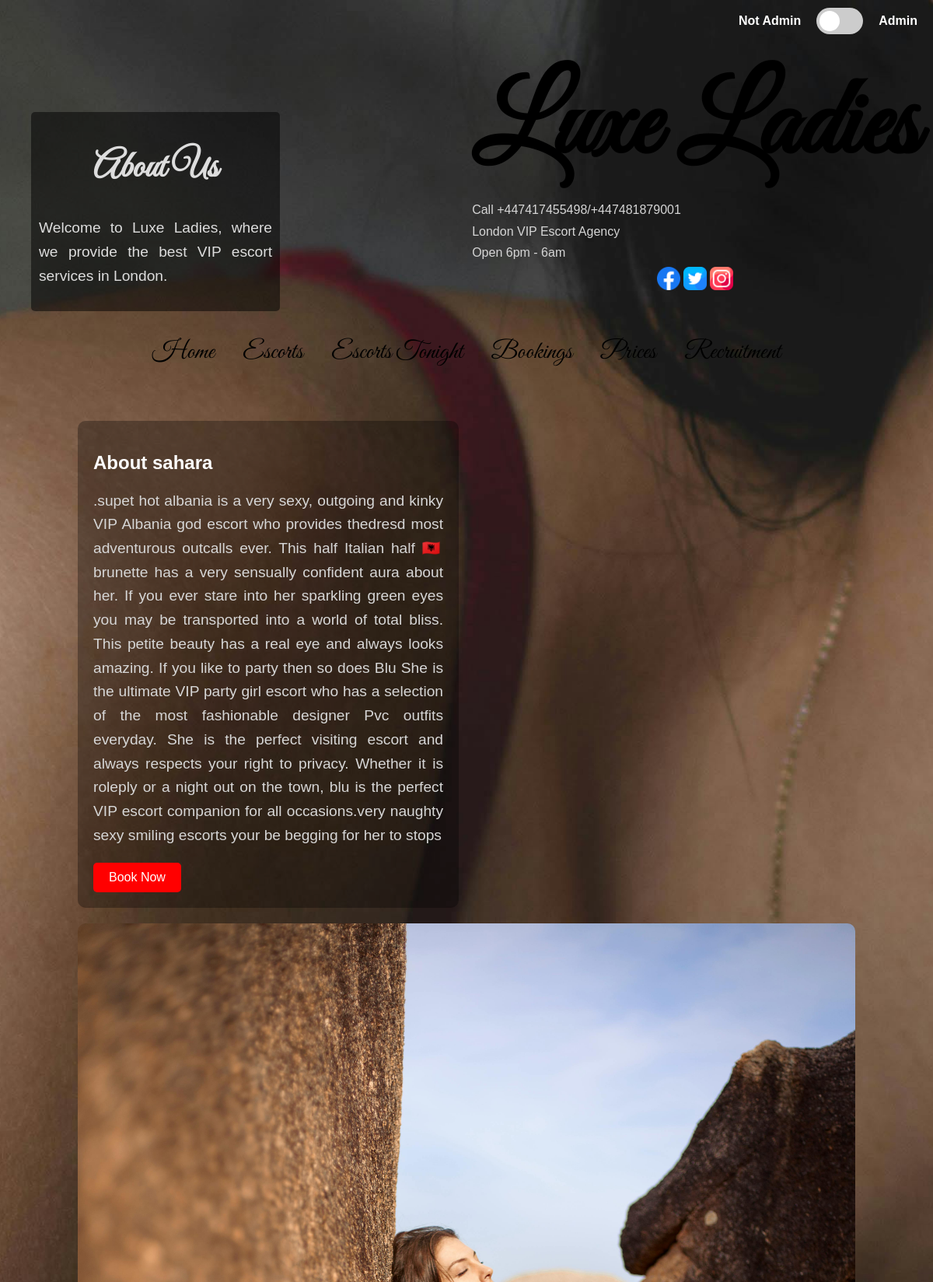
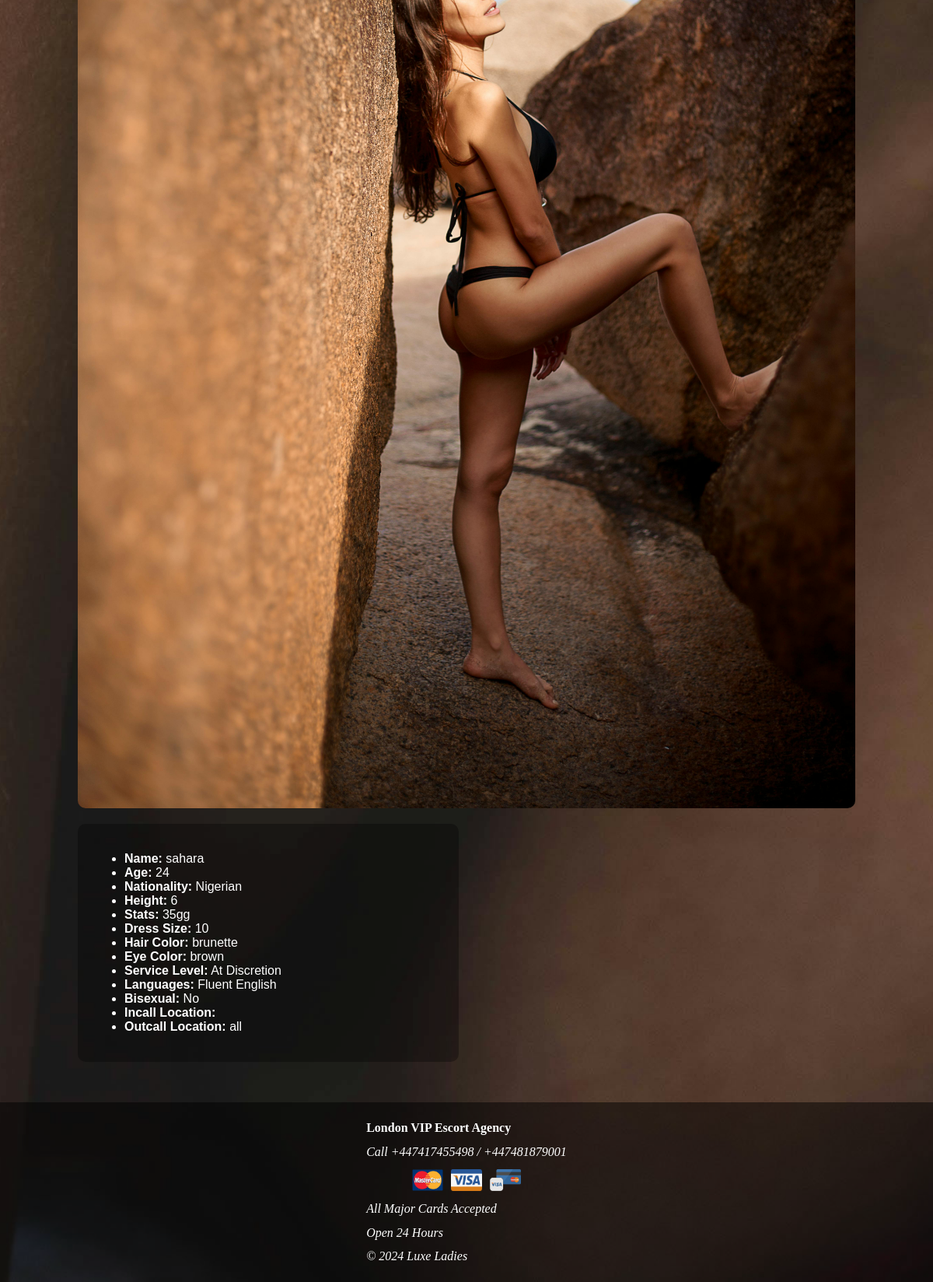
/profile/5, run on the app's committed database (2 pictures, top to bottom).
### app/models.py (models this page shows, shortened)
class Profile(db.Model):
    id = db.Column(db.Integer, primary_key=True)
    name = db.Column(db.String(100), nullable=False)
    age = db.Column(db.Integer, nullable=False)
    nationality = db.Column(db.String(50), nullable=False)
    height = db.Column(db.String(10), nullable=False)
    stats = db.Column(db.String(10), nullable=False)
    dress_size = db.Column(db.String(10), nullable=False)
    hair_color = db.Column(db.String(20), nullable=False)
    eye_color = db.Column(db.String(20), nullable=False)
    service_level = db.Column(db.String(20), nullable=False)
    languages = db.Column(db.String(100), nullable=False)
    bisexual = db.Column(db.Boolean, default=False)
    incall_location = db.Column(db.String(100), nullable=True)
    outcall_location = db.Column(db.String(100), nullable=True)
    description = db.Column(db.Text, nullable=False)
    profile_picture = db.Column(db.String(20), nullable=False, default='default.jpg')
    owner_id = db.Column(db.Integer, db.ForeignKey('user.id'), nullable=False)
    owner = db.relationship('User', backref=db.backref('profiles', lazy=True))
    tonight = db.Column(db.Boolean, default=False)  # Indicates if profile is featured in "Escorts Tonight"

### app/routes.py (the view)
@app.route('/profile/<int:profile_id>')
def profile(profile_id):
    profile = Profile.query.get_or_404(profile_id)
    return render_template('profile.html', profile=profile)

### app/templates/profile.html
{% extends "layout.html" %}
{% block content %}
<div class="profile-container">
    <div class="about">
        <h2>About {{ profile.name }}</h2>
        <p>{{ profile.description }}</p>
        <a href="{{ url_for('bookings', escort_name=profile.name) }}" class="btn btn-primary">Book Now</a>
    </div>
    <div class="profile-picture">
        <img src="{{ url_for('static', filename='uploads/' + profile.profile_picture) }}" alt="{{ profile.name }}">
    </div>
    <div class="details">
        <ul>
            <li><strong>Name:</strong> {{ profile.name }}</li>
            <li><strong>Age:</strong> {{ profile.age }}</li>
            <li><strong>Nationality:</strong> {{ profile.nationality }}</li>
            <li><strong>Height:</strong> {{ profile.height }}</li>
            <li><strong>Stats:</strong> {{ profile.stats }}</li>
            <li><strong>Dress Size:</strong> {{ profile.dress_size }}</li>
            <li><strong>Hair Color:</strong> {{ profile.hair_color }}</li>
            <li><strong>Eye Color:</strong> {{ profile.eye_color }}</li>
            <li><strong>Service Level:</strong> {{ profile.service_level }}</li>
            <li><strong>Languages:</strong> {{ profile.languages }}</li>
            <li><strong>Bisexual:</strong> {{ 'Yes' if profile.bisexual else 'No' }}</li>
            <li><strong>Incall Location:</strong> {{ profile.incall_location }}</li>
            <li><strong>Outcall Location:</strong> {{ profile.outcall_location }}</li>
        </ul>
    </div>
</div>
{% endblock %}

### app/static/css/style.css (style rules this page uses)
body { font-family: Arial, sans-serif; margin: 0; padding: 0; background: url('../images/header3.jpg') no-repeat center center fixed; background-size: cover; color: #ffffff; }
p { font-size: 1.2rem; line-height: 1.6; color: #d6d6d6; text-align: justify; }
.profile-container { display: flex; justify-content: space-between; margin-top: 20px; align-items: flex-start; flex-wrap: wrap; }
.about, .details { width: 45%; background: rgba(0, 0, 0, 0.3); padding: 20px; border-radius: 10px; color: #ffffff; margin-bottom: 20px; }
.profile-picture { width: 100%; display: flex; justify-content: center; align-items: center; flex-shrink: 0; margin-bottom: 20px; }
.profile-picture img { width: 100%; height: auto; max-height: none; object-fit: contain; border-radius: 10px; }
.btn { display: inline-block; padding: 10px 20px; font-size: 16px; border-radius: 5px; text-decoration: none; text-align: center; }
.btn-primary { background-color: #ff0000; color: white; border: none; cursor: pointer; }

### data on the page
Profile: name "sahara", description ".supet hot albania is a very sexy, outgoing and kinky VIP Albania god escort who provides thedresd most adventurous outcalls ever. This half Italian half 🇦🇱 brunette has a very sensually confident aura about her. If you ever stare into her sparkling green eyes you may be transported into a world of total bliss. This petite beauty has a real eye and always looks amazing. If you like to party then so does Blu She is the ultimate VIP party girl escort who has a selection of the most fashionable designer Pvc outfits everyday. She is the perfect visiting escort and always respects your right to privacy. Whether it is roleply or a night out on the town, blu is the perfect VIP escort companion for…", profile_picture (picture), age "24", nationality "Nigerian", height "6", stats "35gg", dress_size "10", hair_color "brunette", eye_color "brown", service_level "At Discretion", languages "Fluent English", bisexual "No", outcall_location "all"
